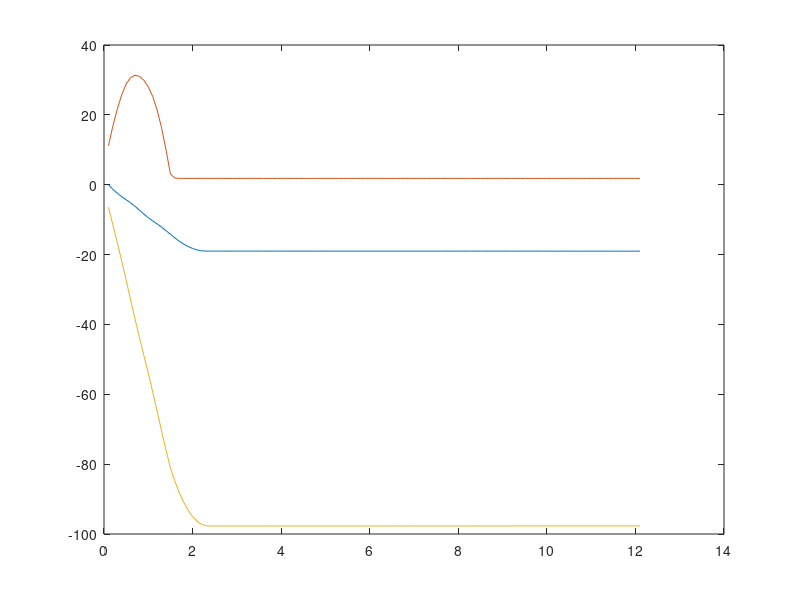

MATLAB code for this plot:
data = csvread("data_01232019_111919.txt")

time = data(:,1)

payload_x =  data(:,2)
payload_y =  data(:,3)
payload_z =  data(:,4)

plot(time,payload_x)
hold on;
plot(time,payload_y)
plot(time,payload_z)